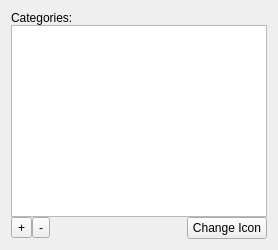
        <widget class="QWidget" name="tabKioskCategories">
         <property name="sizePolicy">
          <sizepolicy hsizetype="Preferred" vsizetype="Preferred">
           <horstretch>0</horstretch>
           <verstretch>0</verstretch>
          </sizepolicy>
         </property>
         <property name="minimumSize">
          <size>
           <width>0</width>
           <height>0</height>
          </size>
         </property>
         <attribute name="title">
          <string>Kiosk</string>
         </attribute>
         <layout class="QVBoxLayout" name="vLayout_142">
          <property name="spacing">
           <number>0</number>
          </property>
          <item>
           <widget class="QLabel" name="label_38">
            <property name="text">
             <string>Categories:</string>
            </property>
           </widget>
          </item>
          <item>
           <widget class="KioskCategoriesView" name="kioskCategoriesView">
            <property name="iconSize">
             <size>
              <width>50</width>
              <height>24</height>
             </size>
            </property>
            <property name="headerHidden">
             <bool>false</bool>
            </property>
            <attribute name="headerDefaultSectionSize">
             <number>250</number>
            </attribute>
           </widget>
          </item>
          <item>
           <layout class="QHBoxLayout" name="horizontalLayout_8">
            <item>
             <widget class="QToolButton" name="categoriesAdd">
              <property name="text">
               <string>+</string>
              </property>
             </widget>
            </item>
            <item>
             <widget class="QToolButton" name="categoriesDelete">
              <property name="text">
               <string>-</string>
              </property>
             </widget>
            </item>
            <item>
             <spacer name="horizontalSpacer_7">
              <property name="orientation">
               <enum>Qt::Horizontal</enum>
              </property>
              <property name="sizeHint" stdset="0">
               <size>
                <width>40</width>
                <height>20</height>
               </size>
              </property>
             </spacer>
            </item>
            <item>
             <widget class="QPushButton" name="categoriesIcon">
              <property name="text">
               <string>Change Icon</string>
              </property>
             </widget>
            </item>
           </layout>
          </item>
         </layout>
        </widget>
